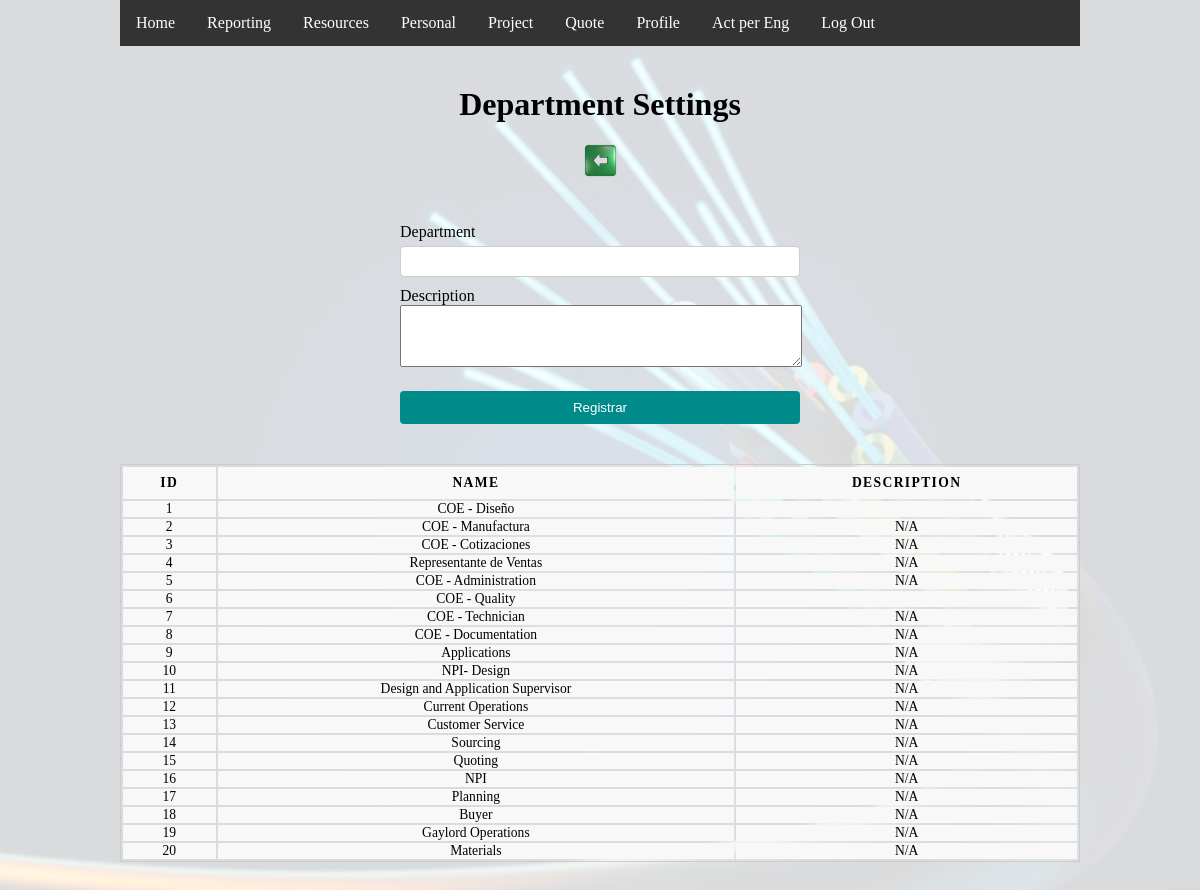
The page /departamento.php (signed in) on the database its author committed.
### tables this page shows
CREATE TABLE `departamento` (
  `idDepartamento` int(11) NOT NULL,
  `nombre` varchar(50) NOT NULL,
  `descripcion` text NOT NULL,
  `fechaCrea` datetime NOT NULL DEFAULT current_timestamp()
);

### departamento.php (the view, shortened to what this page needs)
<?php
  include "inc/conexion.php";
  include "inc/header.php";
?>
<!DOCTYPE html>
  <div class="flex-container">
    <h1>Department Settings</h1>
    <a href='empleado.php'>
        <div class='icon-container' style="margin: 20px 0px;">
            <div class='back-icon-green'></div>
        </div>
    </a>
    <form id="form_puesto" action="departamento_registro.php" method="post">
        <div class="input-field">
          <label for="nombre">Department</label>
          <input name="nombre" type="text" id="nombre" required>
        </div>
        <div class="input-field">
          <label for="descripcion">Description</label>
          <textarea id="descripcion" style="width: 100%;" name="descripcion" rows="4" cols="50" required></textarea>
        </div>
        <input type="submit" value="Registrar">
    </form>
  </div>
  <div class="flex-container">
    <table>
      <thead>
        <tr>
          <th>ID</th>
          <th>Name</th>
          <th>Description</th>
        </tr>
      </thead>
  <?php
      $stmt = $dbh->prepare("SELECT idDepartamento, nombre, descripcion FROM departamento");
      $stmt->execute();
      while ($resultado = $stmt->fetch()) {
          echo "<tr>";
          echo "<td>". $resultado->idDepartamento . "</td>";
          echo "<td>". $resultado->nombre . "</td>";
          echo "<td>". $resultado->descripcion . "</td>";
          echo "</tr>";
      }
  ?>
    </table>
  </div>

### css/style1.css (style rules this page uses)
* { margin: 0; padding: 0; }
html { height: 100%; }
body { background-image: url("/images/fiberBG.jpg"); background-color: rgba(255,255,255,0.85); background-blend-mode: lighten; background-position: center; background-size: cover; display: flex; flex-direction: column; height: 100%; margin: 0; margin-left: 10%; margin-right: 10%; height: auto; padding-bottom: 200px; }
.flex-container { margin-top: 40px; display: flex; flex-wrap: wrap; flex-direction: column; align-items: center; }
.icon-container { width: auto; display: flex; justify-content: center; }
.icon-container div { height: 35px; width: 35px; }
a { text-decoration: none; }
form { margin-top: 20px; width: 25em; }
.input-field { margin-top: 5px; text-align: left; }
input[type=text], input[type=email], input[type=password], input[type=number], input[type=date], select { width: 100%; padding: 7px 12px; margin-top: 5px; margin-bottom: 5px; display: inline-block; border: 1px solid #ccc; border-radius: 4px; box-sizing: border-box; }
input[type=submit], input[type=button] { width: 100%; align-content: center; background-color: DarkCyan; color: white; padding: 9px 20px; margin-top: 20px; border: none; border-radius: 4px; cursor: pointer; }
table { border: 1px solid #ccc; margin: 0; padding: 0; width: 100%; }
table tr { background-color: #f8f8f8; border: 1px solid #ddd; }
table th, table td { font-size: .85em; text-align: center; }
table th { padding: .600em; font-size: .85em; letter-spacing: .1em; text-transform: uppercase; }
.back-icon-green { background-image: url('/images/icons/back-icon-green.png'); background-size: cover; }

### rows shown on the page
departamento: idDepartamento "1", nombre "COE - Diseño"
departamento: idDepartamento "2", nombre "COE - Manufactura", descripcion "N/A"
departamento: idDepartamento "3", nombre "COE - Cotizaciones", descripcion "N/A"
departamento: idDepartamento "4", nombre "Representante de Ventas", descripcion "N/A"
departamento: idDepartamento "5", nombre "COE - Administration", descripcion "N/A"
departamento: idDepartamento "6", nombre "COE - Quality"
departamento: idDepartamento "7", nombre "COE - Technician", descripcion "N/A"
departamento: idDepartamento "8", nombre "COE - Documentation", descripcion "N/A"
departamento: idDepartamento "9", nombre "Applications", descripcion "N/A"
departamento: idDepartamento "10", nombre "NPI- Design", descripcion "N/A"
departamento: idDepartamento "11", nombre "Design and Application Supervisor", descripcion "N/A"
departamento: idDepartamento "12", nombre "Current Operations", descripcion "N/A"
departamento: idDepartamento "13", nombre "Customer Service", descripcion "N/A"
departamento: idDepartamento "14", nombre "Sourcing", descripcion "N/A"
departamento: idDepartamento "15", nombre "Quoting", descripcion "N/A"
departamento: idDepartamento "16", nombre "NPI", descripcion "N/A"
departamento: idDepartamento "17", nombre "Planning", descripcion "N/A"
departamento: idDepartamento "18", nombre "Buyer", descripcion "N/A"
departamento: idDepartamento "19", nombre "Gaylord Operations", descripcion "N/A"
departamento: idDepartamento "20", nombre "Materials", descripcion "N/A"
